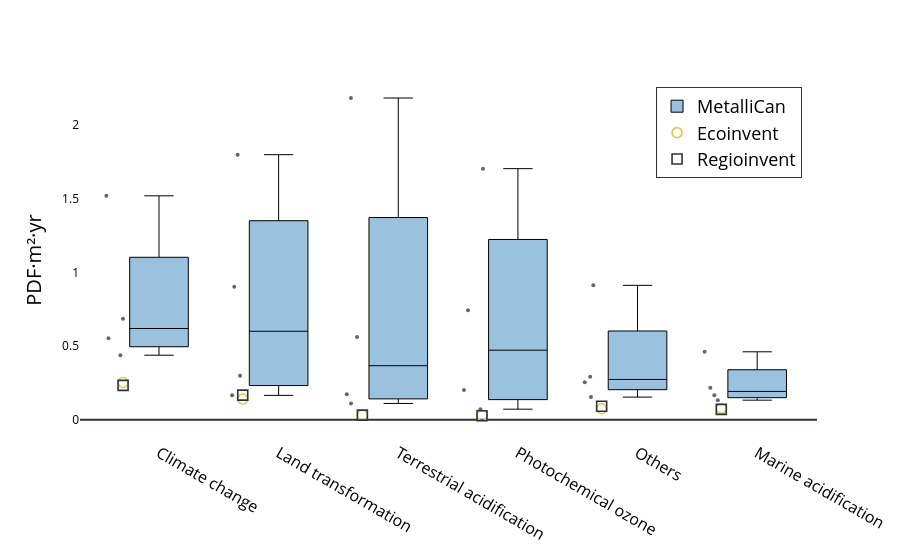

The code cell stored with this chart in its notebook:
### Code cell
plot_lcia_boxes_for_reference_product(
    df_eq,
    reference_product="Ni concentrate",
    yaxis_label="PDF·m²·yr",
    title="Ecosystem quality – Ni concentrate",
    output_html="results/Damages/boxplot_eq_ni.html"
)

### Figure 1 — Plotly figure (JSON) as saved in the notebook; plotly's stock layout.template omitted (floating-point values rounded to 4 significant figures)
{"data": [{"boxpoints": "all", "fillcolor": "rgba(31,119,180,0.45)", "hoverinfo": "text+y", "hovertext": ["Nunavik Nickel", "Nunavik Nickel", "Nunavik Nickel", "Nunavik Nickel", "Nunavik Nickel", "Nunavik Nickel", "Raglan", "Raglan", "Raglan", "Raglan", "Raglan", "Raglan", "Thompson", "Thompson", "Thompson", "Thompson", "Thompson", "Thompson", "Voisey's Bay", "Voisey's Bay", "Voisey's Bay", "Voisey's Bay", "Voisey's Bay", "Voisey's Bay"], "jitter": 0.35, "line": {"color": "black", "width": 1}, "marker": {"opacity": 0.6, "size": 4}, "name": "MetalliCan", "x": [0, 1, 5, 4, 3, 2, 0, 1, 5, 4, 3, 2, 0, 1, 5, 4, 3, 2, 0, 1, 5, 4, 3, 2], "y": [0.5537, 0.2991, 0.167, 0.1541, 0.2021, 0.1731, 0.6862, 0.1659, 0.2181, 0.2547, 0.7435, 0.5617, 0.4387, 1.8, 0.1333, 0.293, 0.07207, 0.111, 1.521, 0.9035, 0.4617, 0.9131, 1.705, 2.185], "type": "box"}, {"marker": {"color": "#e8c547", "line": {"color": "black", "width": 1.6}, "size": 10, "symbol": "circle-open"}, "mode": "markers", "name": "Ecoinvent", "x": [-0.3, 0.7, 4.7, 3.7, 2.7, 1.7], "y": [0.2534, 0.1412, 0.07645, 0.075, 0.02872, 0.03043], "type": "scatter"}, {"marker": {"color": "#30323d", "line": {"color": "black", "width": 1.6}, "size": 10, "symbol": "square-open"}, "mode": "markers", "name": "Regioinvent", "x": [-0.3, 0.7, 4.7, 3.7, 2.7, 1.7], "y": [0.2338, 0.1674, 0.0708, 0.09166, 0.02746, 0.03182], "type": "scatter"}], "layout": {"xaxis": {"tickfont": {"color": "black", "size": 16}, "tickmode": "array", "tickvals": [0, 1, 2, 3, 4, 5], "ticktext": ["Climate change", "Land transformation", "Terrestrial acidification", "Photochemical ozone", "Others", "Marine acidification"]}, "yaxis": {"title": {"font": {"color": "black", "size": 20}, "text": "PDF·m²·yr"}, "tickfont": {"color": "black"}, "showgrid": false}, "margin": {"l": 80, "r": 40, "t": 80, "b": 120}, "legend": {"title": {"font": {"color": "black", "size": 24}, "text": ""}, "font": {"color": "black", "size": 18}, "orientation": "v", "yanchor": "top", "y": 0.98, "xanchor": "right", "x": 0.98, "bgcolor": "rgba(255,255,255,0.9)", "bordercolor": "black", "borderwidth": 0.8}, "plot_bgcolor": "white", "paper_bgcolor": "white"}}
